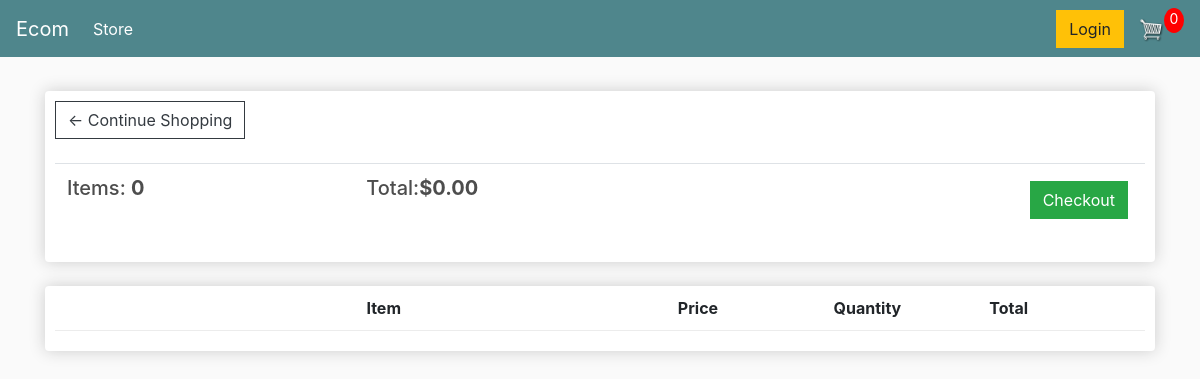
The app's page /cart/ (signed in), older data.
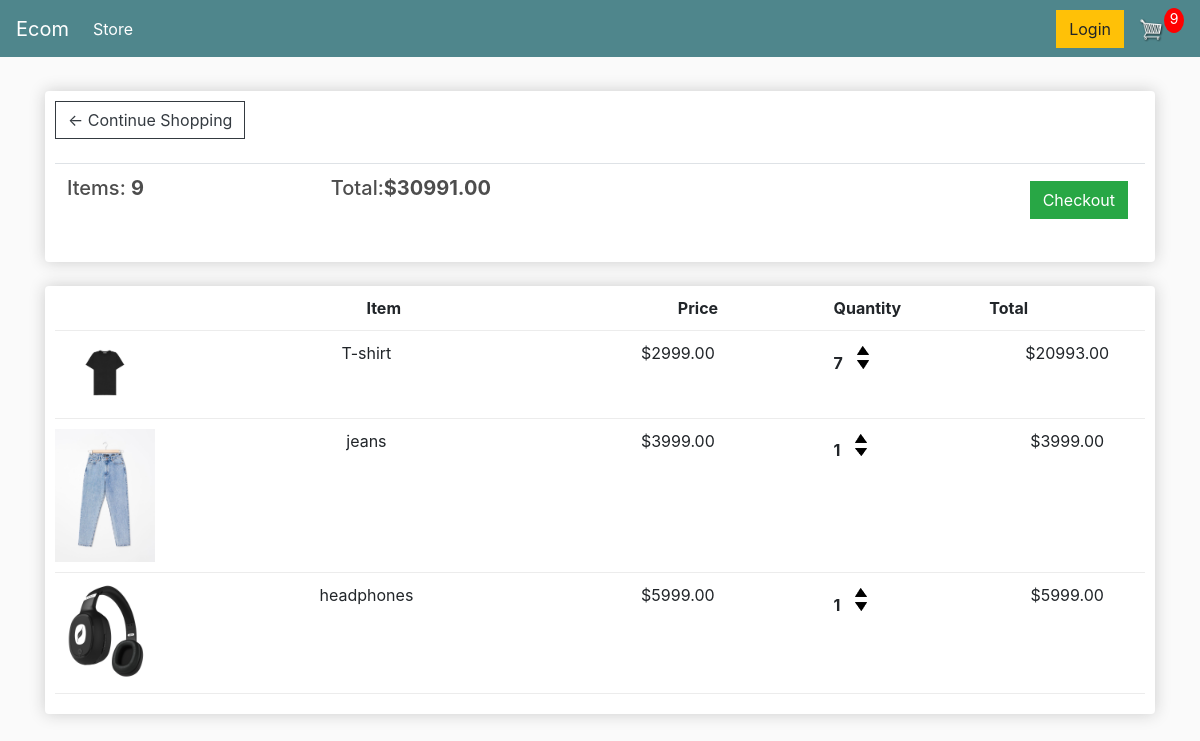
The same page, newer data.
### store/models.py (models this page shows, shortened)
class Order(models.Model):
    customer = models.ForeignKey(Customer, on_delete=models.SET_NULL, null=True, blank=True)
    date_ordered = models.DateTimeField(auto_now_add=True)
    complete = models.BooleanField(default=False, null=True, blank=False)
    transaction_id = models.CharField(max_length=200, null=True)
    @property
    def get_cart_total(self):
        orderitems= self.orderitem_set.all()
        total = sum([item.get_total for item in orderitems])
        return total
    @property
    def get_cart_items(self):
        orderitems = self.orderitem_set.all()
        total = sum([item.quantity for item in orderitems])
        return total

class OrderItem(models.Model):
    product = models.ForeignKey(Product, on_delete=models.SET_NULL, null=True, blank=True)
    order = models.ForeignKey(Order, on_delete=models.SET_NULL, null=True, blank=True)
    quantity = models.IntegerField(default=0, null=True, blank=True)
    date_added = models.DateTimeField(auto_now_add=True)
    @property
    def get_total(self):
        total = self.product.price * self.quantity
        return total

class Product(models.Model):
    name = models.CharField(max_length=200, null=True)
    price = models.DecimalField(max_digits=7, decimal_places=2)
    digital = models.BooleanField(default=False, null=True, blank=False)
    image = models.ImageField(null=True, blank=True)
    @property
    def imageURL(self):
        try:
            url = self.image.url
        except:
            url = ''
        return url

### store/views.py (the view, shortened to what this page needs)
# urls.py: path('cart/', views.cart, name="cart"),
def cart(request):
     print(request.user)
     if request.user.is_authenticated:
          print(request.user)
          customer = request.user.customer
          print(customer)
          order,create = Order.objects.get_or_create(customer=customer,complete=False)
          items = order.orderitem_set.all()
          cartItems = order.get_cart_items
     context = {
          'items': items,
          'order':order,
          'cartItems':cartItems
     }
     return render(request, 'cart.html',context)

### store/models.py (called while the page is built)
    def __str__(self):
        return self.name

### store/templates/cart.html
{% extends 'main.html' %}
{% load static %}
{% block content %}
	<div class="row">
        <div class="col-lg-12">
                <div class="box-element">
                    <a  class="btn btn-outline-dark" href="{% url 'store' %}">&#x2190; Continue Shopping</a>
                    <br>
                    <br>
                    <table class="table">
                        <tr>
                            <th><h5>Items: <strong>{{order.get_cart_items}}</strong></h5></th>
                            <th><h5>Total:<strong>${{order.get_cart_total|floatformat:2}} </strong></h5></th>
                            <th>
                                <a  style="float:right; margin:5px;" class="btn btn-success" href="{% url 'checkout' %}">Checkout</a>
                            </th>
                        </tr>
                    </table>
                </div>
            <br>
            <div class="box-element">
                <div class="cart-row">
                    <div style="flex:2"></div>
                    <div style="flex:2"><strong>Item</strong></div>
                    <div style="flex:1"><strong>Price</strong></div>
                    <div style="flex:1"><strong>Quantity</strong></div>
                    <div style="flex:1"><strong>Total</strong></div>
                </div>
                {% for item in items %}
                <div class="cart-row">
                    <div style="flex:1"><img class="row-image" src="{{item.product.imageURL}}"></div>
                    <div style="flex:2"><p>{{item.product.name}}</p></div>
                    <div style="flex:2"><p>${{item.product.price|floatformat:2}}</p></div>
                    <div style="flex:1">
                        <p class="quantity">{{item.quantity}}</p>
                        <div class="quantity">
                            <img data-product={{item.product.id}} data-action="add" class="chg-quantity update-cart" src="{% static 'images/arrow-up.png' %}">
                            <img data-product={{item.product.id}} data-action="remove" class="chg-quantity update-cart" src="{% static 'images/arrow-down.png' %}">
                        </div>
                    </div>
                    <div style="flex:1"><p>${{item.get_total}}</p></div>
                </div>
                {% endfor %}
    </div>
{% endblock content %}

### store/templates/main.html (shortened to what this page needs)
<!DOCTYPE html>
{% load static %}
<html>
<head>
	<link rel="stylesheet" href="https://stackpath.bootstrapcdn.com/bootstrap/4.4.1/css/bootstrap.min.css">
	<link rel="stylesheet" type="text/css" href="{% static 'css/main.css' %}">
</head>
<body>
    <nav class="navbar navbar-expand-lg navbar-dark bg-dark">
        <a class="navbar-brand" href="{% url 'store' %}">Ecom</a>
        <div class="collapse navbar-collapse" id="navbarSupportedContent">
          <ul class="navbar-nav mr-auto">
            <li class="nav-item active">
              <a class="nav-link" href="{% url 'store' %}">Store <span class="sr-only">(current)</span></a>
            </li>
          </ul>
          <div class="form-inline my-2 my-lg-0">
               <a href="#"class="btn btn-warning">Login</a>
               <a href="{% url 'cart' %}">
                  <img  id="cart-icon" src="{% static 'images/cart.png' %}">
              </a>
              <p id="cart-total">{{cartItems}}</p>
          </div>
        </div>
      </nav>
     <div class="container">
            <br>
            {% block content %}
             {% endblock content %}
     </div>
</body>
</html>

### static/css/main.css (style rules this page uses)
body { background-color: hsl(0, 0%, 98%); }
h1,h2,h3,h4,h5,h6 { color:hsl(0, 0%, 30%); }
.box-element { box-shadow:hsl(0, 0%, 80%) 0 0 16px; background-color: #fff; border-radius: 4px; padding: 10px; }
.bg-dark { background-color: #4f868c!important; }
#cart-icon { width:25px; display: inline-block; margin-left: 15px; }
#cart-total { display: block; text-align: center; color:#fff; background-color: red; width: 20px; height: 25px; border-radius: 50%; font-size: 14px; }
.col-lg-4, .col-lg-6, .col-lg-8, .col-lg-12 { margin-top: 10px; }
.btn { border-radius: 0; }
.row-image { width: 100px; }
.cart-row { display: flex; align-items: flex-stretch; padding-bottom: 10px; margin-bottom: 10px; border-bottom: 1px solid #ececec; }
.quantity { display: inline-block; font-weight: 700; padding-right:10px; }
.chg-quantity { width: 12px; cursor: pointer; display: block; margin-top: 5px; transition:.1s; }
p { text-align: center; }

Row changes from the older to the newer data that the page shows:
computed for Order: get_cart_items "0" → "9"; get_cart_total "0.00" → "30991.00"
added OrderItem: product.imageURL (picture), product.name "T-shirt", product.price "2999.00", quantity "7", get_total "20993.00"
added OrderItem: product.imageURL (picture), product.name "jeans", product.price "3999.00", quantity "1", get_total "3999.00"
added OrderItem: product.imageURL (picture), product.name "headphones", product.price "5999.00", quantity "1", get_total "5999.00"
Text that changed along with them:
{{ cartItems }}: "0" → "9"
